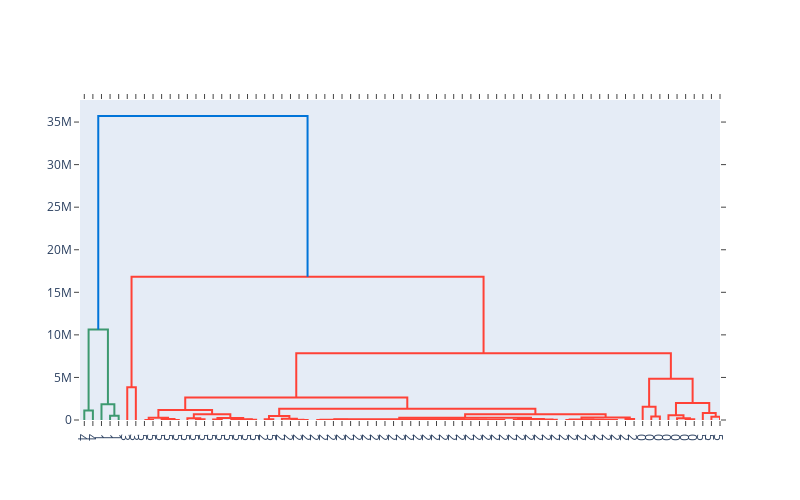

This figure's notebook cell:
### Code cell
print("---" * 5 + "Dendrograma pentru clusterele obtinute " + "---" * 5)
fig = ff.create_dendrogram(X, labels = y_kmeans)
fig.update_layout(width=800, height=500)
fig.show()

### Figure 1 — Plotly figure (JSON) as saved in the notebook; plotly's stock layout.template omitted (floating-point values rounded to 4 significant figures)
{"data": [{"hoverinfo": "text", "marker": {"color": "rgb(61,153,112)"}, "mode": "lines", "type": "scatter", "x": [5, 5, 15, 15], "xaxis": "x", "y": [0, 1123000.0, 1123000.0, 0], "yaxis": "y"}, {"hoverinfo": "text", "marker": {"color": "rgb(61,153,112)"}, "mode": "lines", "type": "scatter", "x": [35, 35, 45, 45], "xaxis": "x", "y": [0, 494300.0, 494300.0, 0], "yaxis": "y"}, {"hoverinfo": "text", "marker": {"color": "rgb(61,153,112)"}, "mode": "lines", "type": "scatter", "x": [25, 25, 40, 40], "xaxis": "x", "y": [0, 1848000.0, 1848000.0, 494300.0], "yaxis": "y"}, {"hoverinfo": "text", "marker": {"color": "rgb(61,153,112)"}, "mode": "lines", "type": "scatter", "x": [10, 10, 32.5, 32.5], "xaxis": "x", "y": [1123000.0, 10620000.0, 10620000.0, 1848000.0], "yaxis": "y"}, {"hoverinfo": "text", "marker": {"color": "rgb(255,65,54)"}, "mode": "lines", "type": "scatter", "x": [55, 55, 65, 65], "xaxis": "x", "y": [0, 3861000.0, 3861000.0, 0], "yaxis": "y"}, {"hoverinfo": "text", "marker": {"color": "rgb(255,65,54)"}, "mode": "lines", "type": "scatter", "x": [75, 75, 85, 85], "xaxis": "x", "y": [0, 9420.0, 9420.0, 0], "yaxis": "y"}, {"hoverinfo": "text", "marker": {"color": "rgb(255,65,54)"}, "mode": "lines", "type": "scatter", "x": [105, 105, 115, 115], "xaxis": "x", "y": [0, 2686, 2686, 0], "yaxis": "y"}, {"hoverinfo": "text", "marker": {"color": "rgb(255,65,54)"}, "mode": "lines", "type": "scatter", "x": [95, 95, 110, 110], "xaxis": "x", "y": [0, 103595, 103595, 2686], "yaxis": "y"}, {"hoverinfo": "text", "marker": {"color": "rgb(255,65,54)"}, "mode": "lines", "type": "scatter", "x": [80, 80, 102.5, 102.5], "xaxis": "x", "y": [9420.0, 264920, 264920, 103595], "yaxis": "y"}, {"hoverinfo": "text", "marker": {"color": "rgb(255,65,54)"}, "mode": "lines", "type": "scatter", "x": [135, 135, 145, 145], "xaxis": "x", "y": [0, 81250.0, 81250.0, 0], "yaxis": "y"}, {"hoverinfo": "text", "marker": {"color": "rgb(255,65,54)"}, "mode": "lines", "type": "scatter", "x": [125, 125, 140, 140], "xaxis": "x", "y": [0, 206600.0, 206600.0, 81250.0], "yaxis": "y"}, {"hoverinfo": "text", "marker": {"color": "rgb(255,65,54)"}, "mode": "lines", "type": "scatter", "x": [155, 155, 165, 165], "xaxis": "x", "y": [0, 57921, 57921, 0], "yaxis": "y"}, {"hoverinfo": "text", "marker": {"color": "rgb(255,65,54)"}, "mode": "lines", "type": "scatter", "x": [175, 175, 185, 185], "xaxis": "x", "y": [0, 14710.0, 14710.0, 0], "yaxis": "y"}, {"hoverinfo": "text", "marker": {"color": "rgb(255,65,54)"}, "mode": "lines", "type": "scatter", "x": [195, 195, 205, 205], "xaxis": "x", "y": [0, 38333, 38333, 0], "yaxis": "y"}, {"hoverinfo": "text", "marker": {"color": "rgb(255,65,54)"}, "mode": "lines", "type": "scatter", "x": [180, 180, 200, 200], "xaxis": "x", "y": [14710.0, 81390.0, 81390.0, 38333], "yaxis": "y"}, {"hoverinfo": "text", "marker": {"color": "rgb(255,65,54)"}, "mode": "lines", "type": "scatter", "x": [160, 160, 190, 190], "xaxis": "x", "y": [57921, 249100.0, 249100.0, 81390.0], "yaxis": "y"}, {"hoverinfo": "text", "marker": {"color": "rgb(255,65,54)"}, "mode": "lines", "type": "scatter", "x": [132.5, 132.5, 175, 175], "xaxis": "x", "y": [206600.0, 671761, 671761, 249100.0], "yaxis": "y"}, {"hoverinfo": "text", "marker": {"color": "rgb(255,65,54)"}, "mode": "lines", "type": "scatter", "x": [91.25, 91.25, 153.8, 153.8], "xaxis": "x", "y": [264920, 1179105, 1179105, 671761], "yaxis": "y"}, {"hoverinfo": "text", "marker": {"color": "rgb(255,65,54)"}, "mode": "lines", "type": "scatter", "x": [215, 215, 225, 225], "xaxis": "x", "y": [0, 102300.0, 102300.0, 0], "yaxis": "y"}, {"hoverinfo": "text", "marker": {"color": "rgb(255,65,54)"}, "mode": "lines", "type": "scatter", "x": [255, 255, 265, 265], "xaxis": "x", "y": [0, 6932.0, 6932.0, 0], "yaxis": "y"}, {"hoverinfo": "text", "marker": {"color": "rgb(255,65,54)"}, "mode": "lines", "type": "scatter", "x": [245, 245, 260, 260], "xaxis": "x", "y": [0, 14680.0, 14680.0, 6932.0], "yaxis": "y"}, {"hoverinfo": "text", "marker": {"color": "rgb(255,65,54)"}, "mode": "lines", "type": "scatter", "x": [235, 235, 252.5, 252.5], "xaxis": "x", "y": [0, 155600.0, 155600.0, 14680.0], "yaxis": "y"}, {"hoverinfo": "text", "marker": {"color": "rgb(255,65,54)"}, "mode": "lines", "type": "scatter", "x": [220, 220, 243.8, 243.8], "xaxis": "x", "y": [102300.0, 464500.0, 464500.0, 155600.0], "yaxis": "y"}, {"hoverinfo": "text", "marker": {"color": "rgb(255,65,54)"}, "mode": "lines", "type": "scatter", "x": [275, 275, 285, 285], "xaxis": "x", "y": [0, 1593.0, 1593.0, 0], "yaxis": "y"}, {"hoverinfo": "text", "marker": {"color": "rgb(255,65,54)"}, "mode": "lines", "type": "scatter", "x": [315, 315, 325, 325], "xaxis": "x", "y": [0, 240.0, 240.0, 0], "yaxis": "y"}, {"hoverinfo": "text", "marker": {"color": "rgb(255,65,54)"}, "mode": "lines", "type": "scatter", "x": [305, 305, 320, 320], "xaxis": "x", "y": [0, 877.3, 877.3, 240.0], "yaxis": "y"}, {"hoverinfo": "text", "marker": {"color": "rgb(255,65,54)"}, "mode": "lines", "type": "scatter", "x": [365, 365, 375, 375], "xaxis": "x", "y": [0, 41.18, 41.18, 0], "yaxis": "y"}, {"hoverinfo": "text", "marker": {"color": "rgb(255,65,54)"}, "mode": "lines", "type": "scatter", "x": [395, 395, 405, 405], "xaxis": "x", "y": [0, 14.04, 14.04, 0], "yaxis": "y"}, {"hoverinfo": "text", "marker": {"color": "rgb(255,65,54)"}, "mode": "lines", "type": "scatter", "x": [385, 385, 400, 400], "xaxis": "x", "y": [0, 64, 64, 14.04], "yaxis": "y"}, {"hoverinfo": "text", "marker": {"color": "rgb(255,65,54)"}, "mode": "lines", "type": "scatter", "x": [370, 370, 392.5, 392.5], "xaxis": "x", "y": [41.18, 142, 142, 64], "yaxis": "y"}, {"hoverinfo": "text", "marker": {"color": "rgb(255,65,54)"}, "mode": "lines", "type": "scatter", "x": [355, 355, 381.2, 381.2], "xaxis": "x", "y": [0, 316, 316, 142], "yaxis": "y"}, {"hoverinfo": "text", "marker": {"color": "rgb(255,65,54)"}, "mode": "lines", "type": "scatter", "x": [345, 345, 368.1, 368.1], "xaxis": "x", "y": [0, 781.0, 781.0, 316], "yaxis": "y"}, {"hoverinfo": "text", "marker": {"color": "rgb(255,65,54)"}, "mode": "lines", "type": "scatter", "x": [335, 335, 356.6, 356.6], "xaxis": "x", "y": [0, 1714.0, 1714.0, 781.0], "yaxis": "y"}, {"hoverinfo": "text", "marker": {"color": "rgb(255,65,54)"}, "mode": "lines", "type": "scatter", "x": [312.5, 312.5, 345.8, 345.8], "xaxis": "x", "y": [877.3, 4115.0, 4115.0, 1714.0], "yaxis": "y"}, {"hoverinfo": "text", "marker": {"color": "rgb(255,65,54)"}, "mode": "lines", "type": "scatter", "x": [295, 295, 329.1, 329.1], "xaxis": "x", "y": [0, 9134.0, 9134.0, 4115.0], "yaxis": "y"}, {"hoverinfo": "text", "marker": {"color": "rgb(255,65,54)"}, "mode": "lines", "type": "scatter", "x": [280, 280, 312.1, 312.1], "xaxis": "x", "y": [1593.0, 24270.0, 24270.0, 9134.0], "yaxis": "y"}, {"hoverinfo": "text", "marker": {"color": "rgb(255,65,54)"}, "mode": "lines", "type": "scatter", "x": [415, 415, 425, 425], "xaxis": "x", "y": [0, 39.81, 39.81, 0], "yaxis": "y"}, {"hoverinfo": "text", "marker": {"color": "rgb(255,65,54)"}, "mode": "lines", "type": "scatter", "x": [435, 435, 445, 445], "xaxis": "x", "y": [0, 2866.0, 2866.0, 0], "yaxis": "y"}, {"hoverinfo": "text", "marker": {"color": "rgb(255,65,54)"}, "mode": "lines", "type": "scatter", "x": [420, 420, 440, 440], "xaxis": "x", "y": [39.81, 11010.0, 11010.0, 2866.0], "yaxis": "y"}, {"hoverinfo": "text", "marker": {"color": "rgb(255,65,54)"}, "mode": "lines", "type": "scatter", "x": [485, 485, 495, 495], "xaxis": "x", "y": [0, 433.3, 433.3, 0], "yaxis": "y"}, {"hoverinfo": "text", "marker": {"color": "rgb(255,65,54)"}, "mode": "lines", "type": "scatter", "x": [475, 475, 490, 490], "xaxis": "x", "y": [0, 1620.0, 1620.0, 433.3], "yaxis": "y"}, {"hoverinfo": "text", "marker": {"color": "rgb(255,65,54)"}, "mode": "lines", "type": "scatter", "x": [465, 465, 482.5, 482.5], "xaxis": "x", "y": [0, 6192.0, 6192.0, 1620.0], "yaxis": "y"}, {"hoverinfo": "text", "marker": {"color": "rgb(255,65,54)"}, "mode": "lines", "type": "scatter", "x": [455, 455, 473.8, 473.8], "xaxis": "x", "y": [0, 19630.0, 19630.0, 6192.0], "yaxis": "y"}, {"hoverinfo": "text", "marker": {"color": "rgb(255,65,54)"}, "mode": "lines", "type": "scatter", "x": [430, 430, 464.4, 464.4], "xaxis": "x", "y": [11010.0, 35690.0, 35690.0, 19630.0], "yaxis": "y"}, {"hoverinfo": "text", "marker": {"color": "rgb(255,65,54)"}, "mode": "lines", "type": "scatter", "x": [296.0, 296.0, 447.2, 447.2], "xaxis": "x", "y": [24270.0, 83540.0, 83540.0, 35690.0], "yaxis": "y"}, {"hoverinfo": "text", "marker": {"color": "rgb(255,65,54)"}, "mode": "lines", "type": "scatter", "x": [505, 505, 515, 515], "xaxis": "x", "y": [0, 30550.0, 30550.0, 0], "yaxis": "y"}, {"hoverinfo": "text", "marker": {"color": "rgb(255,65,54)"}, "mode": "lines", "type": "scatter", "x": [525, 525, 535, 535], "xaxis": "x", "y": [0, 12240.0, 12240.0, 0], "yaxis": "y"}, {"hoverinfo": "text", "marker": {"color": "rgb(255,65,54)"}, "mode": "lines", "type": "scatter", "x": [545, 545, 555, 555], "xaxis": "x", "y": [0, 15680.0, 15680.0, 0], "yaxis": "y"}, {"hoverinfo": "text", "marker": {"color": "rgb(255,65,54)"}, "mode": "lines", "type": "scatter", "x": [530, 530, 550, 550], "xaxis": "x", "y": [12240.0, 69850.0, 69850.0, 15680.0], "yaxis": "y"}, {"hoverinfo": "text", "marker": {"color": "rgb(255,65,54)"}, "mode": "lines", "type": "scatter", "x": [510, 510, 540, 540], "xaxis": "x", "y": [30550.0, 124700.0, 124700.0, 69850.0], "yaxis": "y"}, {"hoverinfo": "text", "marker": {"color": "rgb(255,65,54)"}, "mode": "lines", "type": "scatter", "x": [371.6, 371.6, 525, 525], "xaxis": "x", "y": [83540.0, 250700.0, 250700.0, 124700.0], "yaxis": "y"}, {"hoverinfo": "text", "marker": {"color": "rgb(255,65,54)"}, "mode": "lines", "type": "scatter", "x": [565, 565, 575, 575], "xaxis": "x", "y": [0, 11120.0, 11120.0, 0], "yaxis": "y"}, {"hoverinfo": "text", "marker": {"color": "rgb(255,65,54)"}, "mode": "lines", "type": "scatter", "x": [595, 595, 605, 605], "xaxis": "x", "y": [0, 2234.0, 2234.0, 0], "yaxis": "y"}, {"hoverinfo": "text", "marker": {"color": "rgb(255,65,54)"}, "mode": "lines", "type": "scatter", "x": [615, 615, 625, 625], "xaxis": "x", "y": [0, 2351.0, 2351.0, 0], "yaxis": "y"}, {"hoverinfo": "text", "marker": {"color": "rgb(255,65,54)"}, "mode": "lines", "type": "scatter", "x": [600, 600, 620, 620], "xaxis": "x", "y": [2234.0, 11800.0, 11800.0, 2351.0], "yaxis": "y"}, {"hoverinfo": "text", "marker": {"color": "rgb(255,65,54)"}, "mode": "lines", "type": "scatter", "x": [585, 585, 610, 610], "xaxis": "x", "y": [0, 28090.0, 28090.0, 11800.0], "yaxis": "y"}, {"hoverinfo": "text", "marker": {"color": "rgb(255,65,54)"}, "mode": "lines", "type": "scatter", "x": [570, 570, 597.5, 597.5], "xaxis": "x", "y": [11120.0, 65660.0, 65660.0, 28090.0], "yaxis": "y"}, {"hoverinfo": "text", "marker": {"color": "rgb(255,65,54)"}, "mode": "lines", "type": "scatter", "x": [635, 635, 645, 645], "xaxis": "x", "y": [0, 119000.0, 119000.0, 0], "yaxis": "y"}, {"hoverinfo": "text", "marker": {"color": "rgb(255,65,54)"}, "mode": "lines", "type": "scatter", "x": [583.8, 583.8, 640, 640], "xaxis": "x", "y": [65660.0, 284100.0, 284100.0, 119000.0], "yaxis": "y"}, {"hoverinfo": "text", "marker": {"color": "rgb(255,65,54)"}, "mode": "lines", "type": "scatter", "x": [448.3, 448.3, 611.9, 611.9], "xaxis": "x", "y": [250700.0, 668800.0, 668800.0, 284100.0], "yaxis": "y"}, {"hoverinfo": "text", "marker": {"color": "rgb(255,65,54)"}, "mode": "lines", "type": "scatter", "x": [231.9, 231.9, 530.1, 530.1], "xaxis": "x", "y": [464500.0, 1307000.0, 1307000.0, 668800.0], "yaxis": "y"}, {"hoverinfo": "text", "marker": {"color": "rgb(255,65,54)"}, "mode": "lines", "type": "scatter", "x": [122.5, 122.5, 381.0, 381.0], "xaxis": "x", "y": [1179105, 2644000.0, 2644000.0, 1307000.0], "yaxis": "y"}, {"hoverinfo": "text", "marker": {"color": "rgb(255,65,54)"}, "mode": "lines", "type": "scatter", "x": [665, 665, 675, 675], "xaxis": "x", "y": [0, 413900.0, 413900.0, 0], "yaxis": "y"}, {"hoverinfo": "text", "marker": {"color": "rgb(255,65,54)"}, "mode": "lines", "type": "scatter", "x": [655, 655, 670, 670], "xaxis": "x", "y": [0, 1562000.0, 1562000.0, 413900.0], "yaxis": "y"}, {"hoverinfo": "text", "marker": {"color": "rgb(255,65,54)"}, "mode": "lines", "type": "scatter", "x": [705, 705, 715, 715], "xaxis": "x", "y": [0, 77510.0, 77510.0, 0], "yaxis": "y"}, {"hoverinfo": "text", "marker": {"color": "rgb(255,65,54)"}, "mode": "lines", "type": "scatter", "x": [695, 695, 710, 710], "xaxis": "x", "y": [0, 207500.0, 207500.0, 77510.0], "yaxis": "y"}, {"hoverinfo": "text", "marker": {"color": "rgb(255,65,54)"}, "mode": "lines", "type": "scatter", "x": [685, 685, 702.5, 702.5], "xaxis": "x", "y": [0, 562605, 562605, 207500.0], "yaxis": "y"}, {"hoverinfo": "text", "marker": {"color": "rgb(255,65,54)"}, "mode": "lines", "type": "scatter", "x": [735, 735, 745, 745], "xaxis": "x", "y": [0, 394038, 394038, 0], "yaxis": "y"}, {"hoverinfo": "text", "marker": {"color": "rgb(255,65,54)"}, "mode": "lines", "type": "scatter", "x": [725, 725, 740, 740], "xaxis": "x", "y": [0, 814653, 814653, 394038], "yaxis": "y"}, {"hoverinfo": "text", "marker": {"color": "rgb(255,65,54)"}, "mode": "lines", "type": "scatter", "x": [693.8, 693.8, 732.5, 732.5], "xaxis": "x", "y": [562605, 1989925, 1989925, 814653], "yaxis": "y"}, {"hoverinfo": "text", "marker": {"color": "rgb(255,65,54)"}, "mode": "lines", "type": "scatter", "x": [662.5, 662.5, 713.1, 713.1], "xaxis": "x", "y": [1562000.0, 4838000.0, 4838000.0, 1989925], "yaxis": "y"}, {"hoverinfo": "text", "marker": {"color": "rgb(255,65,54)"}, "mode": "lines", "type": "scatter", "x": [251.7, 251.7, 687.8, 687.8], "xaxis": "x", "y": [2644000.0, 7828000.0, 7828000.0, 4838000.0], "yaxis": "y"}, {"hoverinfo": "text", "marker": {"color": "rgb(255,65,54)"}, "mode": "lines", "type": "scatter", "x": [60, 60, 469.8, 469.8], "xaxis": "x", "y": [3861000.0, 16820000.0, 16820000.0, 7828000.0], "yaxis": "y"}, {"hoverinfo": "text", "marker": {"color": "rgb(0,116,217)"}, "mode": "lines", "type": "scatter", "x": [21.25, 21.25, 264.9, 264.9], "xaxis": "x", "y": [10620000.0, 35710000.0, 35710000.0, 16820000.0], "yaxis": "y"}], "layout": {"autosize": false, "height": 500, "hovermode": "closest", "showlegend": false, "width": 800, "xaxis": {"mirror": "allticks", "rangemode": "tozero", "showgrid": false, "showline": true, "showticklabels": true, "tickmode": "array", "ticks": "outside", "ticktext": [4, 4, 1, 1, 1, 3, 3, 5, 5, 5, 5, 5, 5, 5, 5, 5, 5, 5, 5, 5, 5, 2, 5, 2, 2, 2, 2, 2, 2, 2, 2, 2, 2, 2, 2, 2, 2, 2, 2, 2, 2, 2, 2, 2, 2, 2, 2, 2, 2, 2, 2, 2, 2, 2, 2, 2, 2, 2, 2, 2, 2, 2, 2, 2, 2, 0, 0, 0, 0, 0, 0, 0, 5, 5, 5], "tickvals": [5, 15, 25, 35, 45, 55, 65, 75, 85, 95, 105, 115, 125, 135, 145, 155, 165, 175, 185, 195, 205, 215, 225, 235, 245, 255, 265, 275, 285, 295, 305, 315, 325, 335, 345, 355, 365, 375, 385, 395, 405, 415, 425, 435, 445, 455, 465, 475, 485, 495, 505, 515, 525, 535, 545, 555, 565, 575, 585, 595, 605, 615, 625, 635, 645, 655, 665, 675, 685, 695, 705, 715, 725, 735, 745], "type": "linear", "zeroline": false}, "yaxis": {"mirror": "allticks", "rangemode": "tozero", "showgrid": false, "showline": true, "showticklabels": true, "ticks": "outside", "type": "linear", "zeroline": false}}}
